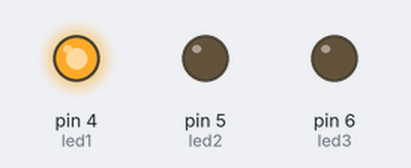
The sketch below on a simulated Arduino Uno, built with avr-gcc and run on an emulated ATmega328P. On the bench: output pins drawn as LEDs (lit = HIGH).

Above: at 5.0 s.
At 11.5 s:
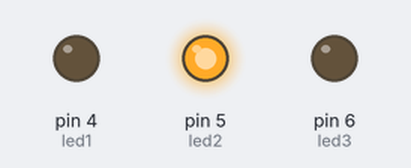
At 18.0 s:
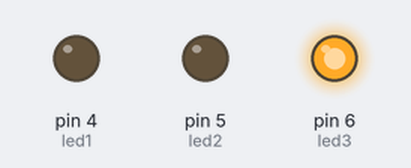
Timing chart, 0 to 29.9 s (numbered marks = the images above):
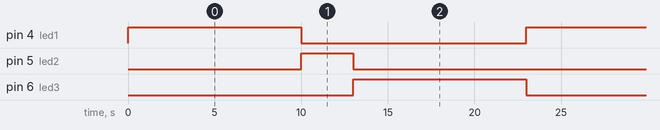

Measured:
- by itself, pin 4 (led1), pin 6 (led3): alternates HIGH for 10.0 s and LOW for 13.0 s
- by itself, pin 5 (led2): alternates HIGH for 3.0 s and LOW for 20.0 s
- by itself, everything shown: repeats every 23.0 s, in 3 steps

The sketch:

Proj3_pisca_2_leds.ino
```cpp
int led1 = 4;
int led2 = 5;
int led3 = 6;
int tempo;
void setup() {
  pinMode(led1, OUTPUT); //define o led1( pino 3) como saida
  pinMode(led2, OUTPUT); //define o led2 (pino 4) como saida
  pinMode(led3, OUTPUT); //define o led3 (pino 4) como saida

  }

void loop() {
  //tempo = 100;
  digitalWrite(led1, HIGH); // liga a saida led
  digitalWrite(led2, LOW);
  digitalWrite(led3, LOW);

  delay(10000); //pausa de 1s

  digitalWrite(led1, LOW); //desliga o led
  digitalWrite(led2, HIGH);
  digitalWrite(led3, LOW);

  delay(3000);

  digitalWrite(led1, LOW); //desliga o led
  digitalWrite(led2, LOW);
  digitalWrite(led3, HIGH);

  delay(10000);


}
```
